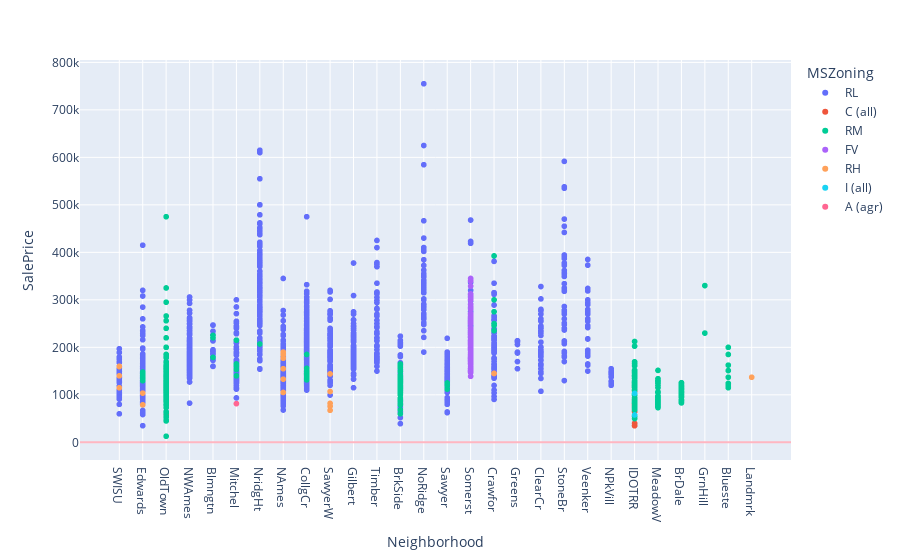

The cell this chart's notebook holds for it:
### Code cell
import plotly.express as px

fig = px.scatter(raw, x="Neighborhood", y="SalePrice", color="MSZoning")


fig.show()

### Figure 1 — Plotly figure (JSON) as saved in the notebook; plotly's stock layout.template omitted (floating-point values rounded to 4 significant figures; data arrays with more than 128 entries replaced by an {"elided": "..."} marker saying what was removed)
{"data": [{"hovertemplate": "MSZoning=RL<br>Neighborhood=%{x}<br>SalePrice=%{y}<extra></extra>", "legendgroup": "RL", "marker": {"color": "#636efa", "symbol": "circle"}, "mode": "markers", "name": "RL", "showlegend": true, "type": "scattergl", "x": {"elided": "2008 str values"}, "xaxis": "x", "y": {"elided": "2008 int values"}, "yaxis": "y"}, {"hovertemplate": "MSZoning=C (all)<br>Neighborhood=%{x}<br>SalePrice=%{y}<extra></extra>", "legendgroup": "C (all)", "marker": {"color": "#EF553B", "symbol": "circle"}, "mode": "markers", "name": "C (all)", "showlegend": true, "type": "scattergl", "x": ["IDOTRR", "IDOTRR", "IDOTRR", "OldTown", "IDOTRR", "IDOTRR", "IDOTRR", "IDOTRR", "IDOTRR", "IDOTRR", "IDOTRR", "IDOTRR", "IDOTRR", "IDOTRR", "OldTown", "IDOTRR", "IDOTRR"], "xaxis": "x", "y": [124900, 80900, 115000, 133900, 34900, 35311, 68400, 40000, 81000, 65000, 64500, 78000, 75000, 108000, 58500, 89000, 119600], "yaxis": "y"}, {"hovertemplate": "MSZoning=RM<br>Neighborhood=%{x}<br>SalePrice=%{y}<extra></extra>", "legendgroup": "RM", "marker": {"color": "#00cc96", "symbol": "circle"}, "mode": "markers", "name": "RM", "showlegend": true, "type": "scattergl", "x": {"elided": "418 str values"}, "xaxis": "x", "y": {"elided": "418 int values"}, "yaxis": "y"}, {"hovertemplate": "MSZoning=FV<br>Neighborhood=%{x}<br>SalePrice=%{y}<extra></extra>", "legendgroup": "FV", "marker": {"color": "#ab63fa", "symbol": "circle"}, "mode": "markers", "name": "FV", "showlegend": true, "type": "scattergl", "x": ["Somerst", "Somerst", "Somerst", "Somerst", "Somerst", "Somerst", "Somerst", "Somerst", "Somerst", "Somerst", "Somerst", "Somerst", "Somerst", "Somerst", "Somerst", "Somerst", "Somerst", "Somerst", "Somerst", "Somerst", "Somerst", "Somerst", "Somerst", "Somerst", "Somerst", "Somerst", "Somerst", "Somerst", "Somerst", "Somerst", "Somerst", "Somerst", "Somerst", "Somerst", "Somerst", "Somerst", "Somerst", "Somerst", "Somerst", "Somerst", "Somerst", "Somerst", "Somerst", "Somerst", "Somerst", "Somerst", "Somerst", "Somerst", "Somerst", "Somerst", "Somerst", "Somerst", "Somerst", "Somerst", "Somerst", "Somerst", "Somerst", "Somerst", "Somerst", "Somerst", "Somerst", "Somerst", "Somerst", "Somerst", "Somerst", "Somerst", "Somerst", "Somerst", "Somerst", "Somerst", "Somerst", "Somerst", "Somerst", "Somerst", "Somerst", "Somerst", "Somerst", "Somerst", "Somerst", "Somerst", "Somerst", "Somerst", "Somerst", "Somerst", "Somerst", "Somerst", "Somerst", "Somerst", "Somerst", "Somerst", "Somerst", "Somerst", "Somerst", "Somerst", "Somerst", "Somerst", "Somerst", "Somerst", "Somerst", "Somerst", "Somerst", "Somerst", "Somerst", "Somerst", "Somerst", "Somerst", "Somerst", "Somerst", "Somerst", "Somerst", "Somerst", "Somerst", "Somerst"], "xaxis": "x", "y": [177500, 193800, 222000, 210400, 227875, 166000, 172500, 249700, 190000, 223000, 151000, 290000, 179400, 261329, 160000, 220000, 280750, 215200, 152000, 147110, 270000, 182000, 230000, 197000, 250000, 178000, 255000, 212700, 339750, 176400, 328900, 300000, 200825, 271500, 266000, 230348, 310000, 194000, 340000, 177000, 172500, 199900, 196000, 301000, 252678, 198600, 185000, 187750, 148800, 216000, 254900, 139000, 208300, 174000, 166000, 197000, 200000, 240900, 155000, 235000, 155000, 195000, 210000, 176000, 270000, 200000, 221000, 205000, 226700, 285000, 172900, 176500, 149900, 170000, 239000, 156000, 241000, 205950, 256000, 168500, 214000, 260000, 250000, 238500, 253000, 207500, 183900, 149500, 177000, 176000, 165000, 151000, 262500, 234500, 165000, 204000, 250000, 229800, 312500, 265000, 345000, 263000, 254000, 180000, 252000, 305000, 177000, 147400, 209000, 226000, 291000, 170000, 171900], "yaxis": "y"}, {"hovertemplate": "MSZoning=RH<br>Neighborhood=%{x}<br>SalePrice=%{y}<extra></extra>", "legendgroup": "RH", "marker": {"color": "#FFA15A", "symbol": "circle"}, "mode": "markers", "name": "RH", "showlegend": true, "type": "scattergl", "x": ["SawyerW", "SawyerW", "Edwards", "SawyerW", "SWISU", "NAmes", "NAmes", "NAmes", "SawyerW", "SWISU", "Landmrk", "SWISU", "NAmes", "NAmes", "Edwards", "SawyerW", "NAmes", "Crawfor", "SWISU", "SWISU", "Crawfor"], "xaxis": "x", "y": [67500, 107000, 79000, 144000, 159434, 105000, 190000, 133000, 76000, 160000, 137000, 140000, 184000, 155000, 103600, 82000, 177000, 145000, 160000, 114900, 145000], "yaxis": "y"}, {"hovertemplate": "MSZoning=I (all)<br>Neighborhood=%{x}<br>SalePrice=%{y}<extra></extra>", "legendgroup": "I (all)", "marker": {"color": "#19d3f3", "symbol": "circle"}, "mode": "markers", "name": "I (all)", "showlegend": true, "type": "scattergl", "x": ["IDOTRR", "IDOTRR"], "xaxis": "x", "y": [103000, 57625], "yaxis": "y"}, {"hovertemplate": "MSZoning=A (agr)<br>Neighborhood=%{x}<br>SalePrice=%{y}<extra></extra>", "legendgroup": "A (agr)", "marker": {"color": "#FF6692", "symbol": "circle"}, "mode": "markers", "name": "A (agr)", "showlegend": true, "type": "scattergl", "x": ["Mitchel"], "xaxis": "x", "y": [81500], "yaxis": "y"}], "layout": {"legend": {"title": {"text": "MSZoning"}, "tracegroupgap": 0}, "margin": {"t": 60}, "xaxis": {"anchor": "y", "domain": [0, 1], "title": {"text": "Neighborhood"}, "zeroline": true, "zerolinecolor": "LightPink", "zerolinewidth": 2}, "yaxis": {"anchor": "x", "domain": [0, 1], "title": {"text": "SalePrice"}, "zeroline": true, "zerolinecolor": "LightPink", "zerolinewidth": 2}}}
